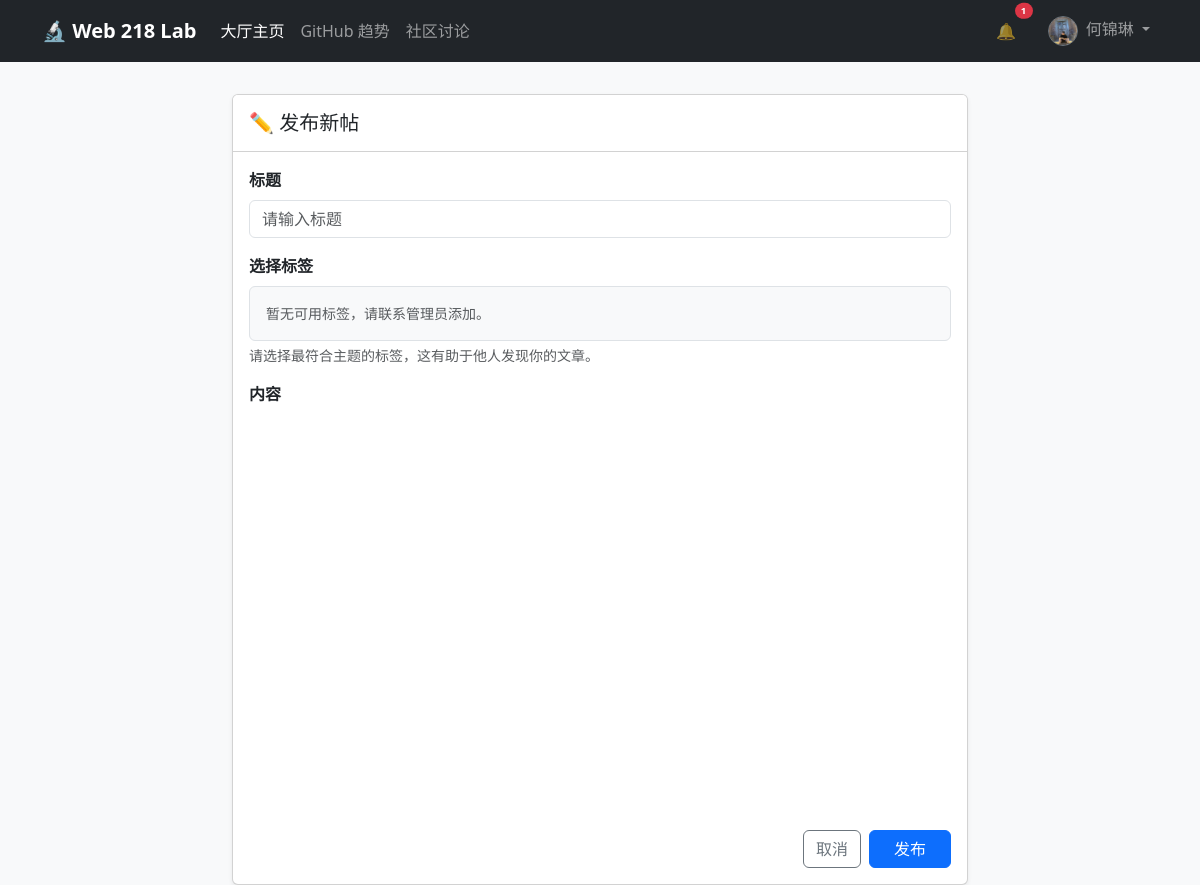
Before: /community/create/ (signed in) with the older database file.
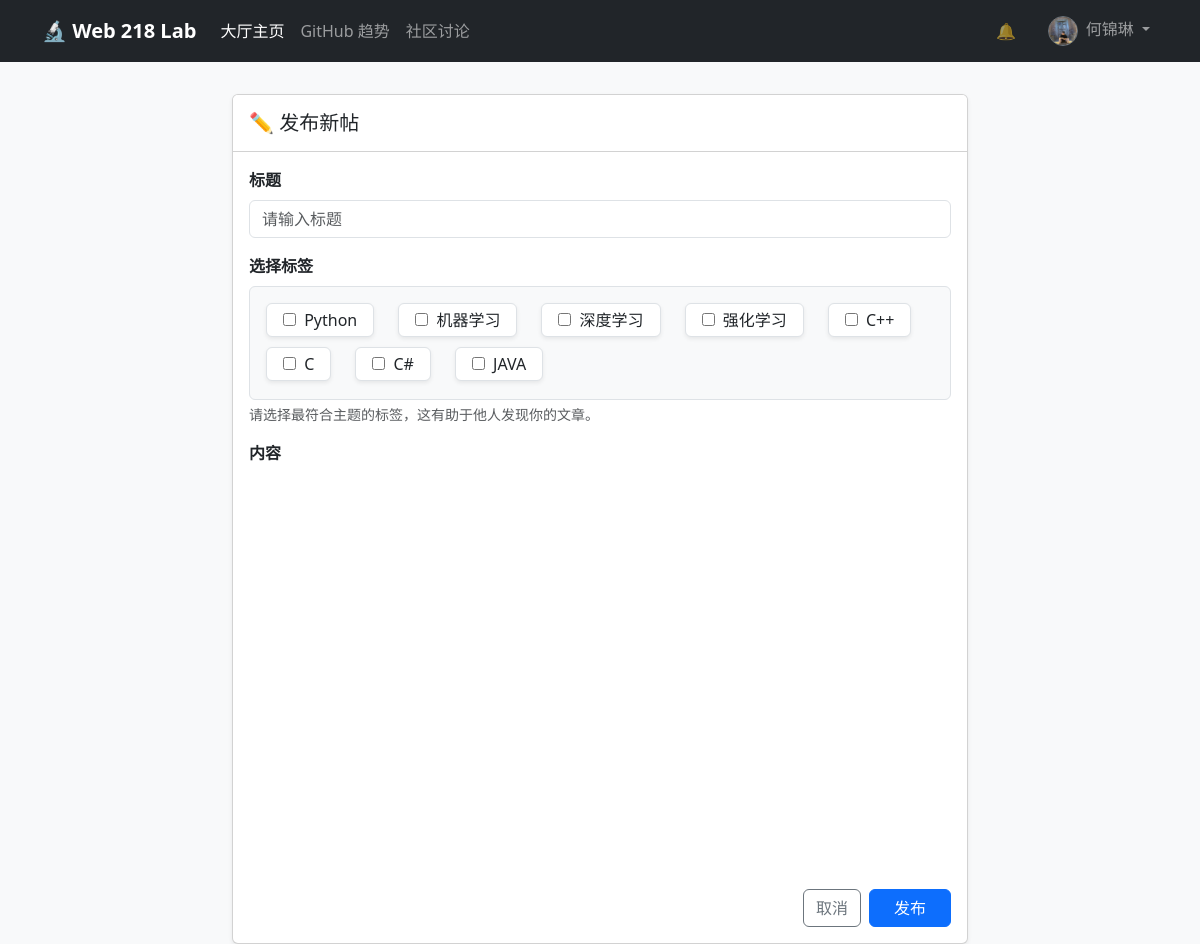
After: the same page with the newer database file.
### community/models.py (models this page shows)
class Tag(models.Model):
    name = models.CharField('标签名', max_length=30, unique=True)
    slug = models.SlugField('URL标识', max_length=30, unique=True, allow_unicode=True)
    color = models.CharField('颜色代码', max_length=7, default='#6c757d', help_text="十六进制颜色，如 #FF0000")
    class Meta:
        verbose_name = '标签'
        verbose_name_plural = verbose_name
    def __str__(self):
        return self.name

### community/views.py (the view, shortened to what this page needs)
# urls.py: path('create/', views.PostCreateView.as_view(), name='post_create'),
class PostCreateView(LoginRequiredMixin, CreateView):
    model = Post
    form_class = PostForm
    template_name = 'community/post_form.html'
    success_url = reverse_lazy('community:post_list')

### community/forms.py
class PostForm(forms.ModelForm):
    tags = forms.ModelMultipleChoiceField(
        queryset=Tag.objects.all(),
        widget=forms.CheckboxSelectMultiple, # 使用复选框，比下拉多选更直观
        required=False,
        label='选择标签'
    )
    class Meta:
        model = Post
        fields = ['title', 'tags', 'content'] # 👈 确保 tags 在这里
        widgets = {
            'title': forms.TextInput(attrs={'class': 'form-control', 'placeholder': '请输入标题'}),
            'content': forms.Textarea(attrs={'class': 'form-control', 'rows': 5, 'placeholder': '请输入内容...'}),
        }

### notifications/context_processors.py (called while the page is built)
def unread_count(request):
    if request.user.is_authenticated:
        count = Notification.objects.filter(recipient=request.user, is_read=False).count()
        return {'unread_notification_count': count}
    return {}

### community/templates/community/post_form.html (shortened to what this page needs)
{% extends 'base.html' %}
{% block content %}
<link rel="stylesheet" href="https://unpkg.com/vditor/dist/index.css" />
<div class="row justify-content-center">
    <div class="col-md-8">
        <div class="card shadow-sm">
            <div class="card-header bg-white py-3">
                <h5 class="mb-0">✏️ 发布新帖</h5>
            </div>
            <div class="card-body">
                <form method="post" id="postForm">
                    <div class="mb-3">
                        <label class="form-label fw-bold">标题</label>
                        {{ form.title }}
                    </div>
                    <div class="mb-3">
                        <label class="form-label fw-bold">选择标签</label>
                        <div class="border rounded p-3 bg-light">
                            {% if form.tags|length > 0 %}
                                <div class="row g-2">
                                    {% for checkbox in form.tags %}
                                    <div class="col-auto">
                                        <div class="form-check form-check-inline bg-white px-3 py-1 border rounded shadow-sm">
                                            {{ checkbox.tag }}
                                            <label class="form-check-label ms-1" for="{{ checkbox.id_for_label }}">
                                                {{ checkbox.choice_label }}
                                            </label>
                                        </div>
                                    </div>
                                    {% endfor %}
                                </div>
                            {% else %}
                                <p class="text-muted small mb-0">暂无可用标签，请联系管理员添加。</p>
                            {% endif %}
                        </div>
                        <div class="form-text small text-muted">请选择最符合主题的标签，这有助于他人发现你的文章。</div>
                    </div>
                    <div class="mb-3">
                        <label class="form-label fw-bold">内容</label>
                        <div id="vditor" style="min-height: 400px;"></div>
                    </div>
                    <div class="d-flex justify-content-end gap-2">
                        <a href="{% url 'community:post_list' %}" class="btn btn-outline-secondary">取消</a>
                        <button type="submit" id="submitBtn" class="btn btn-primary px-4">发布</button>
                    </div>
                </form>
            </div>
        </div>
    </div>
</div>
{% endblock %}

### templates/base.html (shortened to what this page needs)
<!DOCTYPE html>
<html lang="zh">
<head>
    <link href="https://cdn.jsdelivr.net/npm/bootstrap@5.3.0/dist/css/bootstrap.min.css" rel="stylesheet">
</head>
<body class="bg-light">
<nav class="navbar navbar-expand-lg navbar-dark bg-dark fixed-top">
  <div class="container">
    <a class="navbar-brand fw-bold" href="{% url 'home' %}">🔬 Web 218 Lab</a>
    <div class="collapse navbar-collapse" id="navbarNav">
      <ul class="navbar-nav me-auto">
        <li class="nav-item">
          <a class="nav-link active" href="{% url 'home' %}">大厅主页</a>
        </li>
        <li class="nav-item">
          <a class="nav-link" href="{% url 'Github_trend:index' %}">GitHub 趋势</a>
        </li>
        <li class="nav-item">
            <a class="nav-link" href="{% url 'community:post_list' %}">社区讨论</a>
        </li>
      </ul>
      <ul class="navbar-nav align-items-center">
        {% if user.is_authenticated %}
            <li class="nav-item me-3">
                <a class="nav-link position-relative" href="{% url 'notifications:list' %}">
                    🔔
                    {% if unread_notification_count > 0 %}
                    <span class="position-absolute top-0 start-100 translate-middle badge rounded-pill bg-danger" style="font-size: 0.6rem;">
                        {{ unread_notification_count }}
                    </span>
                    {% endif %}
                </a>
            </li>
            <li class="nav-item dropdown">
                <a class="nav-link dropdown-toggle" href="#" role="button" data-bs-toggle="dropdown">
                    {% if user.avatar %}
                        <img src="{{ user.avatar.url }}"
                            class="rounded-circle border border-secondary"
                            style="width: 30px; height: 30px; object-fit: cover; aspect-ratio: 1 / 1;">
                    {% else %}
                        👤
                    {% endif %}
                    <span class="ms-1">{{ user.nickname|default:user.username }}</span>
                </a>
            </li>
        {% endif %}
      </ul>
    </div>
  </div>
</nav>
<div class="container mt-4">
    {% block content %}
    {% endblock %}
</div>
</body>
</html>

Changed rows visible on the page:
added Tag: choice_label "Python"
added Tag: choice_label "机器学习"
added Tag: choice_label "深度学习"
added Tag: choice_label "强化学习"
added Tag: choice_label "C++"
added Tag: choice_label "C#"
added Tag: choice_label "JAVA"
Other visible differences:
{{ unread_notification_count }}: "1" → (not shown)
new list line: "☐ C"
text no longer shown: "暂无可用标签，请联系管理员添加。"
